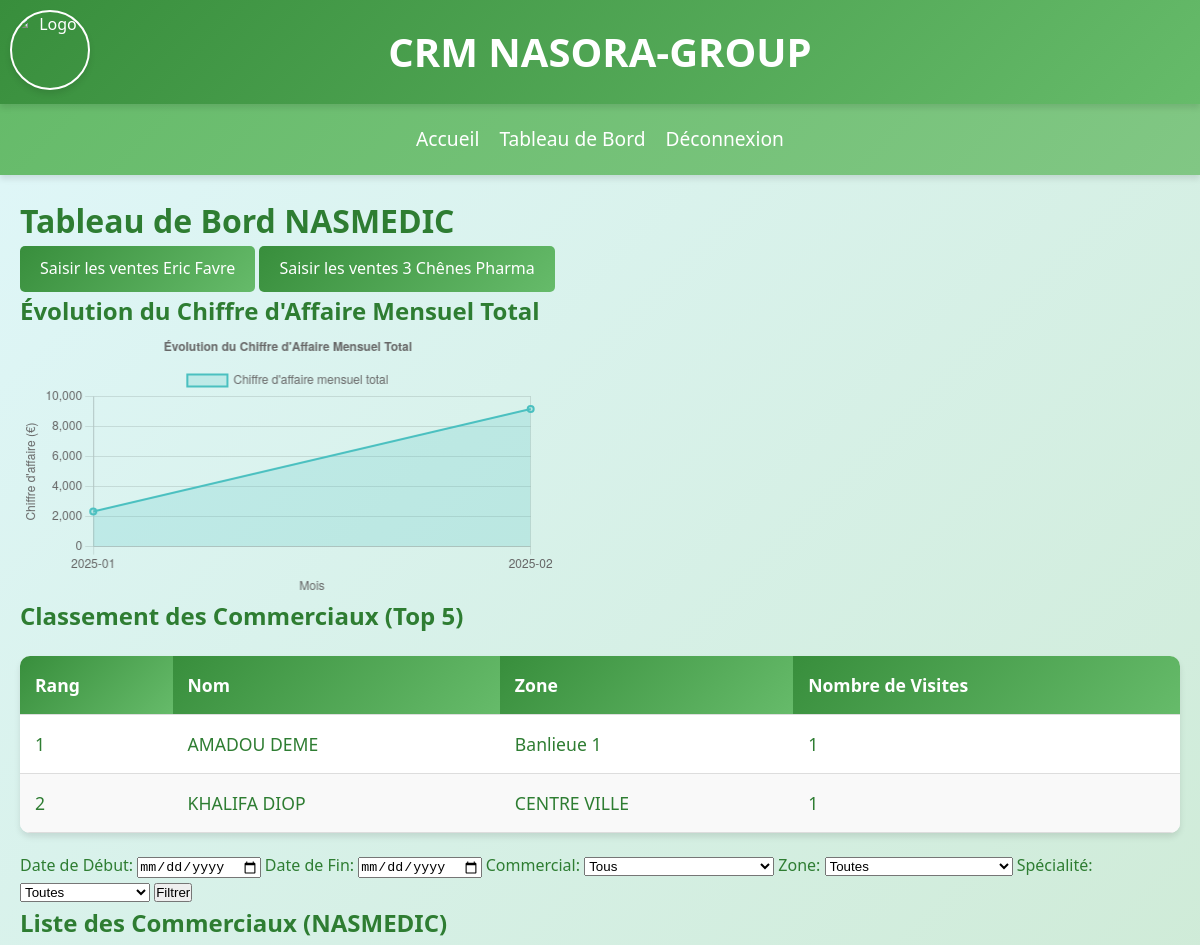
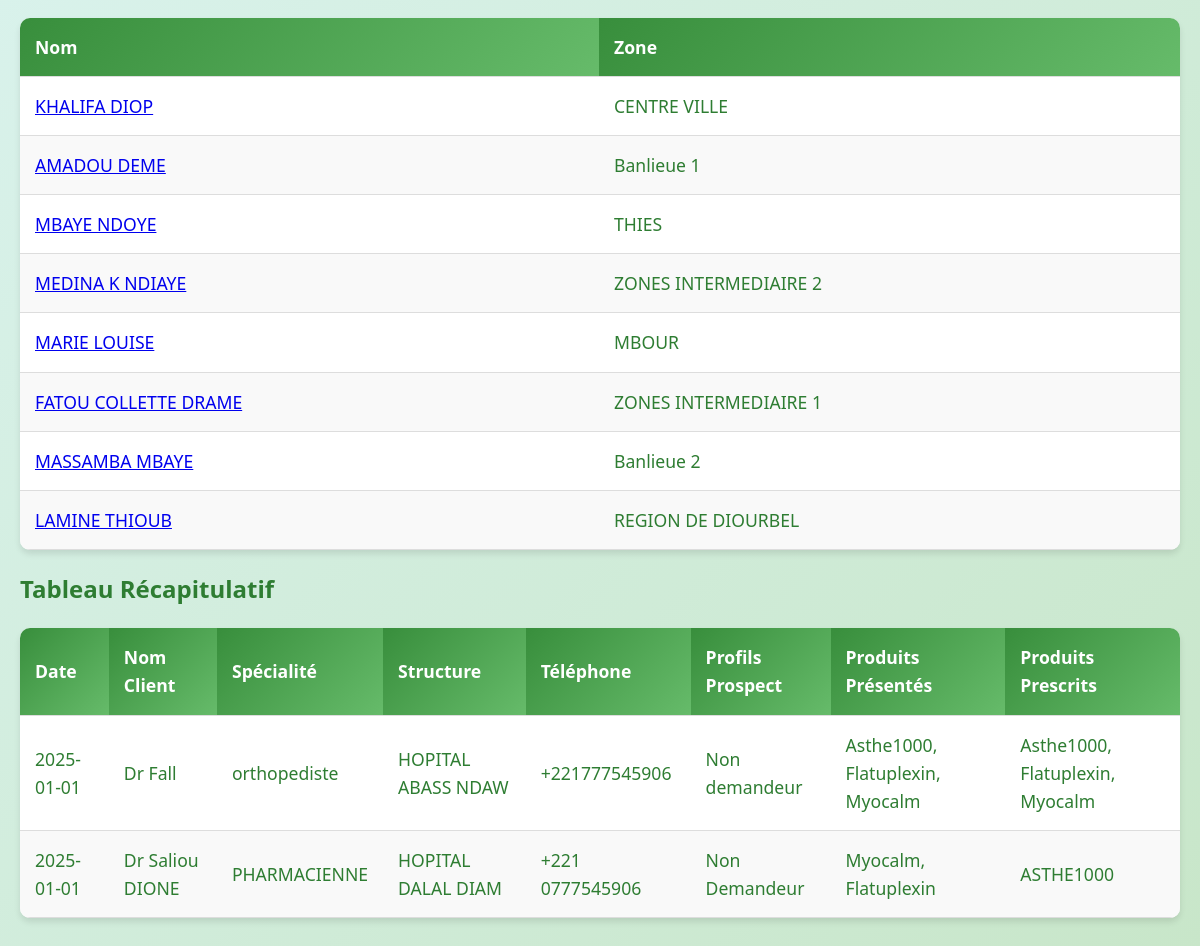
Screenshot of /nasmedic_dashboard (signed in) with the database file from the repository (2 pictures, top to bottom).
### models.py (models this page shows)
class User(UserMixin, db.Model):
    id = db.Column(db.Integer, primary_key=True)
    username = db.Column(db.String(150), unique=True, nullable=False)
    password = db.Column(db.String(200), nullable=False)
    role = db.Column(db.String(50), nullable=False)
    zone = db.Column(db.String(100), nullable=True)
    project = db.Column(db.String(50), nullable=False)  # 'nasderm' or 'nasmedic'

class Prospection(db.Model):
    id = db.Column(db.Integer, primary_key=True)
    commercial_id = db.Column(db.Integer, db.ForeignKey('user.id'), nullable=False)
    date = db.Column(db.Date, nullable=False)
    nom_client = db.Column(db.String(100), nullable=False)
    specialite = db.Column(db.String(100), nullable=False)
    structure = db.Column(db.String(100), nullable=False)
    telephone = db.Column(db.String(15), nullable=False)
    profils_prospect = db.Column(db.String(200), nullable=True)
    produits_presentés = db.Column(db.String(200), nullable=True)
    produits_prescrits = db.Column(db.String(200), nullable=True)
    commercial = db.relationship('User', backref='prospections')

### app.py (the view)
@app.route('/nasmedic_dashboard')
@login_required
def nasmedic_dashboard():
    prospections = Prospection.query.join(User).filter(User.project == 'nasmedic').all()
    print("Prospections pour NASMEDIC:", prospections)
    if not prospections:
        flash("Aucune donnée trouvée pour NASMEDIC.", "info")
    monthly_revenue = db.session.query(
        func.strftime('%Y-%m', EricFavreSale.date).label('month'),
        func.sum(EricFavreSale.quantity * EricFavreSale.price).label('revenue')
    ).filter(EricFavreSale.project == 'nasmedic').group_by('month').all()
    monthly_revenue_labels = [row.month for row in monthly_revenue]
    monthly_revenue_data = [row.revenue for row in monthly_revenue]
    print("Chiffre d'affaire mensuel:", monthly_revenue)
    print("Labels:", monthly_revenue_labels)
    print("Data:", monthly_revenue_data)
    prospections = Prospection.query.join(User).filter(User.project == 'nasmedic').all()
    top_5_commerciaux = db.session.query(
        User.username,
        User.zone,
        func.count(Prospection.id).label('nombre_visites')
    ).join(Prospection).filter(User.project == 'nasmedic').group_by(User.id).order_by(func.count(Prospection.id).desc()).limit(5).all()
    print("Top 5 commerciaux:", top_5_commerciaux)
    commerciaux = User.query.filter_by(project='nasmedic', role='commercial').all()
    print("Liste des commerciaux NASMEDIC:", commerciaux)
    return render_template('nasmedic_dashboard.html', monthly_revenue_labels=monthly_revenue_labels, monthly_revenue_data=monthly_revenue_data, top_5_commerciaux=top_5_commerciaux, commerciaux=commerciaux, prospections=prospections)

### app.py (called while the page is built)
@login_manager.user_loader
def load_user(user_id):
    return User.query.get(int(user_id))

### Templates/nasmedic_dashboard.html (shortened to what this page needs)
{% extends "base.html" %}
{% block content %}
<h1>Tableau de Bord NASMEDIC</h1>
<div class="sales-links">
    <a href="{{ url_for('eric_favre_sales') }}" class="btn">Saisir les ventes Eric Favre</a>
    <a href="{{ url_for('trois_chene_sales') }}" class="btn">Saisir les ventes 3 Chênes Pharma</a>
</div>
<h2>Évolution du Chiffre d'Affaire Mensuel Total</h2>
{% if monthly_revenue_labels and monthly_revenue_data %}
    <canvas id="salesChart" width="400" height="200"></canvas>
    <script>
        var ctx = document.getElementById('salesChart').getContext('2d');
        var salesChart = new Chart(ctx, {
            type: 'line',
            data: {
                labels: {{ monthly_revenue_labels | tojson }},
                datasets: [{
                    label: 'Chiffre d\'affaire mensuel total',
                    data: {{ monthly_revenue_data | tojson }},
                    backgroundColor: 'rgba(75, 192, 192, 0.2)',
                    borderColor: 'rgba(75, 192, 192, 1)',
                    borderWidth: 2,
                    fill: true
                }]
            },
            options: {
                scales: {
                    y: {
                        beginAtZero: true,
                        title: {
                            display: true,
                            text: 'Chiffre d\'affaire (€)'
                        }
                    },
                    x: {
                        title: {
                            display: true,
                            text: 'Mois'
                        }
                    }
                },
                plugins: {
                    title: {
                        display: true,
                        text: 'Évolution du Chiffre d\'Affaire Mensuel Total'
                    }
                }
            }
        });
    </script>
{% else %}
    <p>Aucune donnée disponible pour afficher le graphique.</p>
{% endif %}
<h2>Classement des Commerciaux (Top 5)</h2>
{% if top_5_commerciaux %}
    <table class="responsive-table">
        <thead>
            <tr>
                <th>Rang</th>
                <th>Nom</th>
                <th>Zone</th>
                <th>Nombre de Visites</th>
            </tr>
        </thead>
        <tbody>
            {% for commercial in top_5_commerciaux %}
            <tr>
                <td>{{ loop.index }}</td>
                <td>{{ commercial.username }}</td>
                <td>{{ commercial.zone }}</td>
                <td>{{ commercial.nombre_visites }}</td>
            </tr>
            {% endfor %}
        </tbody>
    </table>
{% else %}
    <p>Aucun commercial trouvé.</p>
{% endif %}
<form method="GET" class="filter-form">
    <label for="date_start">Date de Début:</label>
    <input type="date" id="date_start" name="date_start">
    <label for="date_end">Date de Fin:</label>
    <input type="date" id="date_end" name="date_end">
    <label for="commercial">Commercial:</label>
    <select id="commercial" name="commercial">
        <option value="">Tous</option>
    </select>
    <label for="zone">Zone:</label>
    <select id="zone" name="zone">
        <option value="">Toutes</option>
    </select>
    <label for="specialite">Spécialité:</label>
    <select id="specialite" name="specialite">
        <option value="">Toutes</option>
    </select>
    <button type="submit">Filtrer</button>
</form>
<h2>Liste des Commerciaux (NASMEDIC)</h2>
<table class="responsive-table">
    <thead>
        <tr>
            <th>Nom</th>
            <th>Zone</th>
        </tr>
    </thead>
    <tbody>
        {% for commercial in commerciaux %}
        <tr>
            <td><a href="{{ url_for('commercial_dashboard', username=commercial.username) }}">{{ commercial.username }}</a></td>
            <td>{{ commercial.zone }}</td>
        </tr>
        {% endfor %}
    </tbody>
</table>
<h2>Tableau Récapitulatif</h2>
<table class="responsive-table">
    <thead>
        <tr>
            <th>Date</th>
            <th>Nom Client</th>
            <th>Spécialité</th>
            <th>Structure</th>
            <th>Téléphone</th>
            <th>Profils Prospect</th>
            <th>Produits Présentés</th>
            <th>Produits Prescrits</th>
        </tr>
    </thead>
    <tbody>
        {% for prospection in prospections %}
        <tr>
            <td>{{ prospection.date.strftime('%Y-%m-%d') }}</td>
            <td>{{ prospection.nom_client }}</td>
            <td>{{ prospection.specialite }}</td>
            <td>{{ prospection.structure }}</td>
            <td>{{ prospection.telephone }}</td>
            <td>{{ prospection.profils_prospect }}</td>
            <td>{{ prospection.produits_presentés }}</td>
            <td>{{ prospection.produits_prescrits }}</td>
        </tr>
        {% endfor %}
    </tbody>
</table>
{% endblock %}

### static/css/styles.css (style rules this page uses)
* { margin: 0; padding: 0; box-sizing: border-box; }
body { font-family: 'Segoe UI', Tahoma, Geneva, Verdana, sans-serif; background: linear-gradient(135deg, #e0f7fa, #c8e6c9); color: #2e7d32; line-height: 1.6; min-height: 100vh; display: flex; flex-direction: column; font-size: 1rem; }
.responsive-table { width: 100%; border-collapse: collapse; margin: 20px 0; animation: fadeIn 1s ease-in-out; background: white; border-radius: 10px; overflow: hidden; box-shadow: 0 4px 6px rgba(0, 0, 0, 0.1); }
.responsive-table th, .responsive-table td { padding: 12px; text-align: left; border-bottom: 1px solid #ddd; }
.responsive-table th { background: linear-gradient(135deg, #388e3c, #66bb6a); color: white; font-weight: bold; }
.responsive-table tr:nth-child(even) { background-color: #f9f9f9; }
.btn { display: inline-block; background: linear-gradient(135deg, #388e3c, #66bb6a); color: white; padding: 10px 20px; border-radius: 5px; text-decoration: none; transition: background 0.3s ease, transform 0.3s ease; }
@media (min-width: 1025px) { .responsive-table th, .responsive-table td { padding: 15px; font-size: 1.1rem; } }

### rows the page displays
User: username "AMADOU DEME", zone "Banlieue 1", nombre_visites "1"
User: username "KHALIFA DIOP", zone "CENTRE VILLE", nombre_visites "1"
User: username "MBAYE NDOYE", zone "THIES"
User: username "MEDINA K NDIAYE", zone "ZONES INTERMEDIAIRE 2"
User: username "MARIE LOUISE", zone "MBOUR"
User: username "FATOU COLLETTE DRAME", zone "ZONES INTERMEDIAIRE 1"
User: username "MASSAMBA MBAYE", zone "Banlieue 2"
User: username "LAMINE THIOUB", zone "REGION DE DIOURBEL"
Prospection: date "2025-01-01", nom_client "Dr Fall", specialite "orthopediste", structure "HOPITAL ABASS NDAW", telephone "+221777545906", profils_prospect "Non demandeur", produits_presentés "Asthe1000, Flatuplexin, Myocalm", produits_prescrits "Asthe1000, Flatuplexin, Myocalm"
Prospection: date "2025-01-01", nom_client "Dr Saliou DIONE", specialite "PHARMACIENNE", structure "HOPITAL DALAL DIAM", telephone "+221 0777545906", profils_prospect "Non Demandeur", produits_presentés "Myocalm, Flatuplexin", produits_prescrits "ASTHE1000"

### other values shown
chart data {{ monthly_revenue_labels | tojson }} ["2025-01", "2025-02"]
chart data {{ monthly_revenue_data | tojson }} [2334.16, 9157.64]
